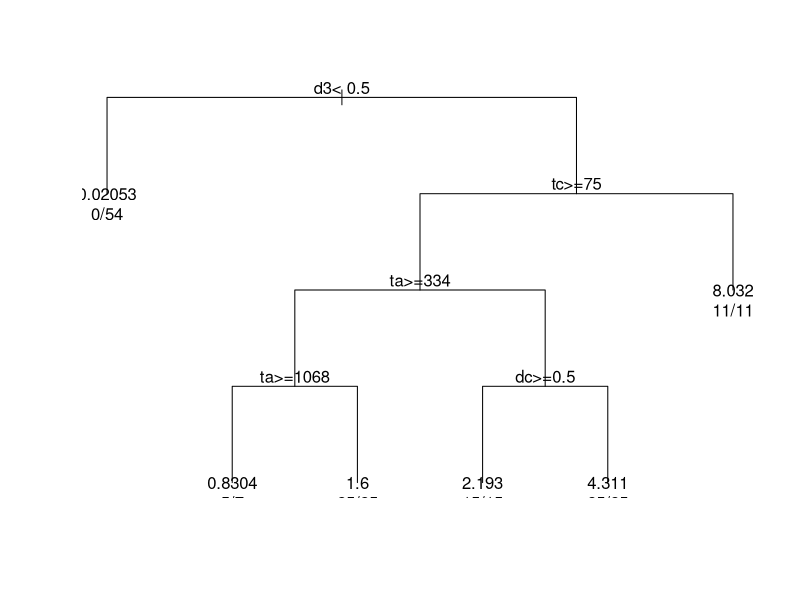
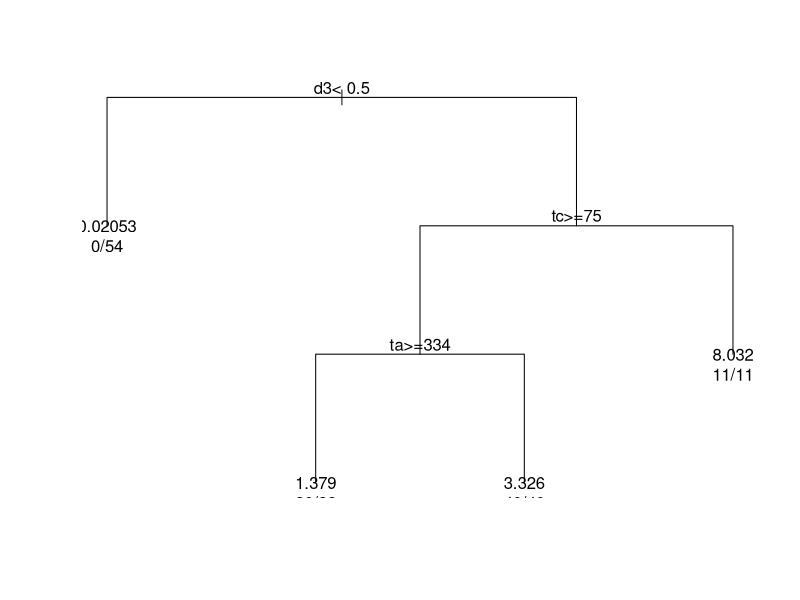
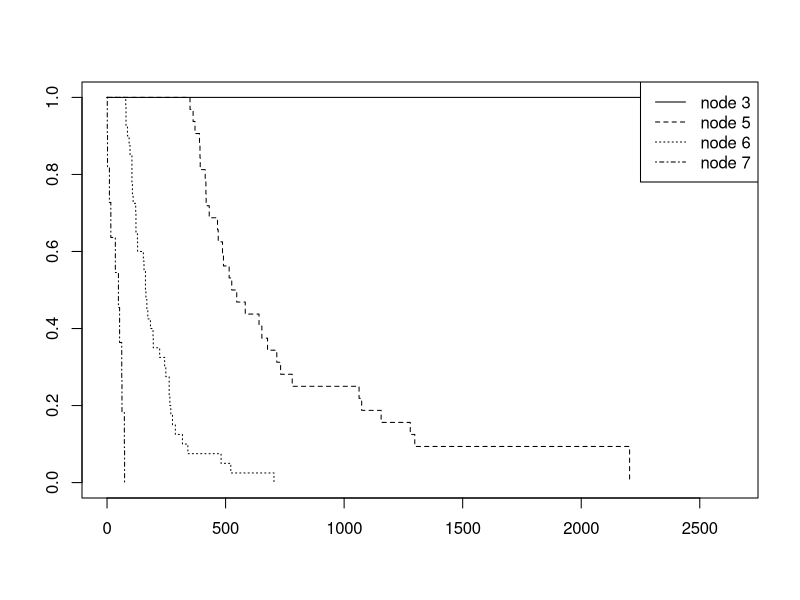

Write the R code that produced these figures, in order.
library(KMsurv)
data(bmt)
dataset=data.frame(bmt)
library(survival)
library(rpart)
tree=rpart(Surv(t1, d1)~., data=dataset)
tree

plot(tree, uniform=TRUE)
text(tree, use.n=TRUE)

tree$cptable
prune.tree=prune(tree, cp=.03)
prune.tree

plot(prune.tree, uniform=TRUE)
text(prune.tree, use.n=TRUE)

survival=survfit(Surv(t1, d1)~prune.tree$where, data=dataset)
survival

plot(survival, lty=1:4)
legend("topright", paste('node', c(3, 5, 6, 7)), lty=1:4)